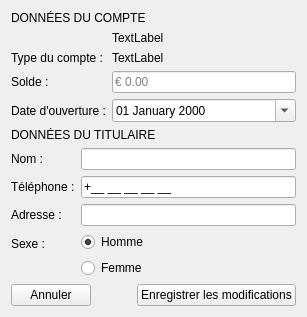
      <widget class="QWidget" name="editerPage">
       <layout class="QVBoxLayout" name="verticalLayout_12">
        <item>
         <layout class="QVBoxLayout" name="verticalLayout_10">
          <item>
           <widget class="QLabel" name="label_28">
            <property name="text">
             <string>DONNÉES DU COMPTE</string>
            </property>
           </widget>
          </item>
          <item>
           <layout class="QFormLayout" name="formLayout_5">
            <property name="labelAlignment">
             <set>Qt::AlignLeading|Qt::AlignLeft|Qt::AlignVCenter</set>
            </property>
            <property name="formAlignment">
             <set>Qt::AlignLeading|Qt::AlignLeft|Qt::AlignTop</set>
            </property>
            <item row="0" column="1">
             <widget class="QLabel" name="numeroEdition">
              <property name="text">
               <string>TextLabel</string>
              </property>
             </widget>
            </item>
            <item row="1" column="0">
             <widget class="QLabel" name="label_15">
              <property name="text">
               <string>Type du compte :</string>
              </property>
             </widget>
            </item>
            <item row="1" column="1">
             <widget class="QLabel" name="typeEdition">
              <property name="text">
               <string>TextLabel</string>
              </property>
             </widget>
            </item>
            <item row="2" column="0">
             <widget class="QLabel" name="soldeLabelEdit">
              <property name="text">
               <string>Solde :</string>
              </property>
             </widget>
            </item>
            <item row="2" column="1">
             <widget class="QLineEdit" name="soldeEdition">
              <property name="statusTip">
               <string/>
              </property>
              <property name="inputMethodHints">
               <set>Qt::ImhNone</set>
              </property>
              <property name="inputMask">
               <string/>
              </property>
              <property name="maxLength">
               <number>10</number>
              </property>
              <property name="placeholderText">
               <string>€ 0.00</string>
              </property>
             </widget>
            </item>
            <item row="3" column="0">
             <widget class="QLabel" name="label_31">
              <property name="text">
               <string>Date d'ouverture :</string>
              </property>
             </widget>
            </item>
            <item row="3" column="1">
             <widget class="QDateEdit" name="DateEdition">
              <property name="displayFormat">
               <string>dd MMMM yyyy</string>
              </property>
              <property name="calendarPopup">
               <bool>true</bool>
              </property>
             </widget>
            </item>
           </layout>
          </item>
         </layout>
        </item>
        <item>
         <layout class="QVBoxLayout" name="verticalLayout_11">
          <item>
           <widget class="QLabel" name="label_32">
            <property name="text">
             <string>DONNÉES DU TITULAIRE</string>
            </property>
           </widget>
          </item>
          <item>
           <layout class="QFormLayout" name="formLayout_4">
            <property name="labelAlignment">
             <set>Qt::AlignLeading|Qt::AlignLeft|Qt::AlignVCenter</set>
            </property>
            <property name="formAlignment">
             <set>Qt::AlignLeading|Qt::AlignLeft|Qt::AlignTop</set>
            </property>
            <item row="0" column="0">
             <widget class="QLabel" name="label_33">
              <property name="text">
               <string>Nom : </string>
              </property>
             </widget>
            </item>
            <item row="0" column="1">
             <widget class="QLineEdit" name="nomEdition"/>
            </item>
            <item row="1" column="0">
             <widget class="QLabel" name="label_34">
              <property name="text">
               <string>Téléphone :</string>
              </property>
             </widget>
            </item>
            <item row="1" column="1">
             <widget class="QLineEdit" name="telephoneEdition">
              <property name="inputMask">
               <string>+99 99 99 99 99;_</string>
              </property>
             </widget>
            </item>
            <item row="2" column="0">
             <widget class="QLabel" name="label_35">
              <property name="text">
               <string>Adresse :</string>
              </property>
             </widget>
            </item>
            <item row="2" column="1">
             <widget class="QLineEdit" name="directionEdition"/>
            </item>
            <item row="3" column="0">
             <widget class="QLabel" name="label_36">
              <property name="text">
               <string>Sexe :</string>
              </property>
             </widget>
            </item>
            <item row="3" column="1">
             <layout class="QVBoxLayout" name="sexoLayout_2">
              <item>
               <widget class="QRadioButton" name="hommeEdition">
                <property name="text">
                 <string>Homme</string>
                </property>
                <property name="checked">
                 <bool>true</bool>
                </property>
               </widget>
              </item>
              <item>
               <widget class="QRadioButton" name="femmeEdition">
                <property name="text">
                 <string>Femme</string>
                </property>
               </widget>
              </item>
             </layout>
            </item>
           </layout>
          </item>
         </layout>
        </item>
        <item>
         <layout class="QHBoxLayout" name="horizontalLayout_14">
          <item>
           <widget class="QPushButton" name="AnnulerModificationBtn">
            <property name="text">
             <string>Annuler</string>
            </property>
           </widget>
          </item>
          <item>
           <spacer name="horizontalSpacer_9">
            <property name="orientation">
             <enum>Qt::Horizontal</enum>
            </property>
            <property name="sizeHint" stdset="0">
             <size>
              <width>40</width>
              <height>20</height>
             </size>
            </property>
           </spacer>
          </item>
          <item>
           <widget class="QPushButton" name="EnregistrerModificationBtn">
            <property name="text">
             <string>Enregistrer les modifications</string>
            </property>
           </widget>
          </item>
         </layout>
        </item>
       </layout>
      </widget>
